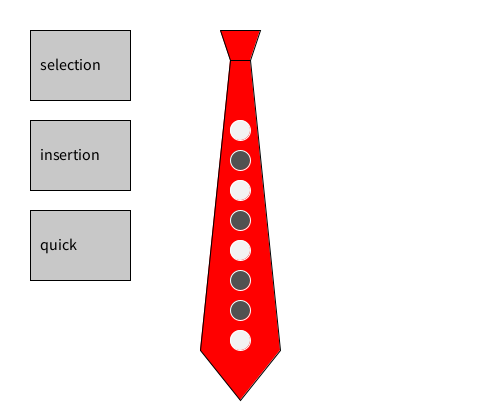
Frame 1 (no input)
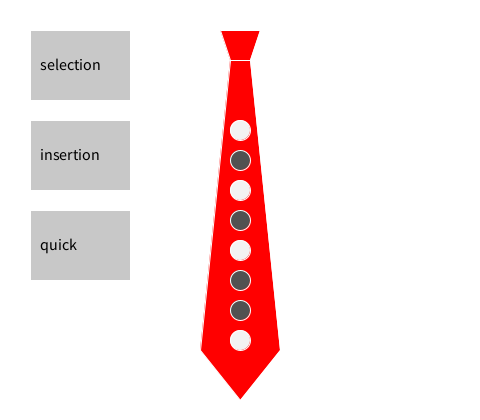
Frame 60 (the mouse pressed at the canvas centre just before this capture)
Frame 120 (the mouse held since frame 60 and released just before this capture): identical to frame 60, image omitted

The Processing sketch that drew these frames (run headless with seeded random() and noise(); from frame 60 on, the mouse is pressed at the canvas centre):

// Processing sketch: ReSort
// ── ReSort.pde
int[] ar;
int sy1=30; int sy2=100; 
int iy1=120; int iy2=190;
int qy1=210; int qy2=280;
int ax1=30; int ax2=130;
void setup() {
  size(480,420);
  background(255);
  drawTie();
  drawButtons();
  ar=new int[8];
  for (int i=0;i<8;i++) {
    
    int r=(int) (Math.pow(3,int(random(2))+4));
    println(r);
    ar[i]=r;
  }
}

void drawTie() {
  fill(255,0,0);
  beginShape();
  vertex(220,30);
  vertex(260,30);
  vertex(250,60);
  vertex(280,350);
  vertex(240,400);
  vertex(200,350);
  vertex(230,60);
  vertex(220,30);
  endShape();
  line(230,60,250,60);
}

void drawButtons() {
  rectMode(CORNERS);
  
  fill(200);
  rect(ax1,sy1,ax2,sy2);
  textSize(16);
  fill(0);
  text("selection",40,70);
  
  fill(200);
  rect(ax1,iy1,ax2,iy2);
  textSize(16);
  fill(0);
  text("insertion",40,160);
  
  fill(200);
  rect(ax1,qy1,ax2,qy2);
  textSize(16);
  fill(0);
  text("quick",40,250);
}

void draw() {
  background(255);
  drawTie();
  drawButtons();
  drawArray();
  if (mousePressed) {
    if (mouseX>ax1 && mouseX<ax2 && mouseY>sy1 && mouseY<sy2) {
      println("selection");
      thread("selectionSort");
    } else if (mouseX>ax1 && mouseX<ax2 && mouseY>iy1 && mouseY<iy2) {
      println("insertion");
      thread("insertionSort");
    } else if (mouseX>ax1 && mouseX<ax2 && mouseY>qy1 && mouseY<qy2) {
      println("quick");
      thread("qsort");
    } else {
      println("nothing");
    }
  }
}
  
void drawArray() {
  for (int i=0;i<ar.length;i++) {
    fill(ar[i]);
    stroke(255);
    ellipse(240,130+(i*30),20,20);
  }
}

void selectionSort() {
    int minInd;
    for (int i=0; i<ar.length;i++) {
      minInd=i;
      for (int j=i;j<ar.length;j++) {
        if (ar[j]<ar[minInd]) {
          minInd=j;
        }
      }  
      int temp=ar[minInd];
      ar[minInd]=ar[i];
      ar[i]=temp;
      delay(1000);
    }
  }
  
 void insertionSort() {
    int i,j;
    for (i=1;i<ar.length;i++) {
      int temp=ar[i];
      for (j=i-1;j>=0 && temp<ar[j];j--) {
        ar[j+1]=ar[j];
      }
      ar[j+1]=temp;
      delay(1000);
    }
  }
  
 void qsortHelp(int[] a,int l, int h) {
    if (l>=h) return;
    int pi=h;
    int pval=a[h];
    int hi=h-1;
    int li=l;
    while (li<hi) {
      if (a[li]<=pval) {
        li++;
      } else {
        int tmp=a[li];
        a[li]=a[hi];
        a[hi]=tmp;
        hi--;
      }
    }
    if (a[li]<pval) {
      a[pi]=a[li+1];
      a[li+1]=pval;
      pi=li+1;
      delay(1000);
    } else {
      a[pi]=a[li];
      a[li]=pval;
      pi=li;
      delay(1000);
    }
    delay(1000);
    qsortHelp(a,pi+1,h);
    qsortHelp(a,l,pi-1);
  }
  
  void qsort() {
    qsortHelp(ar,0,ar.length-1);
  }
